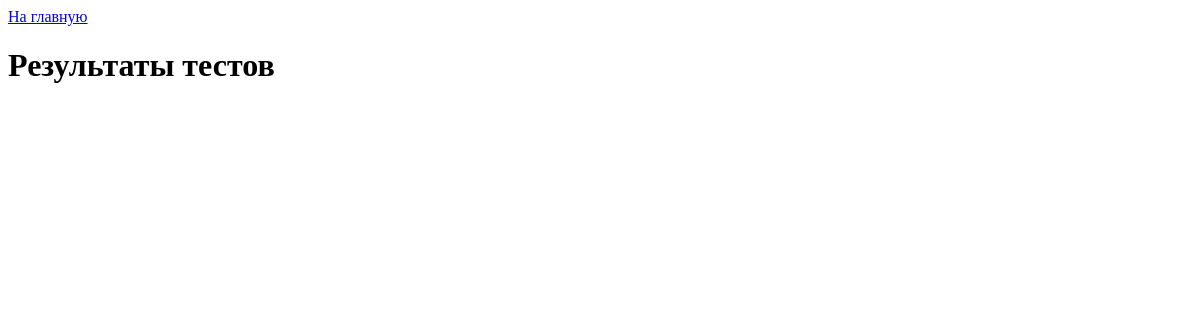
Before: /main/test_results with the older database file.
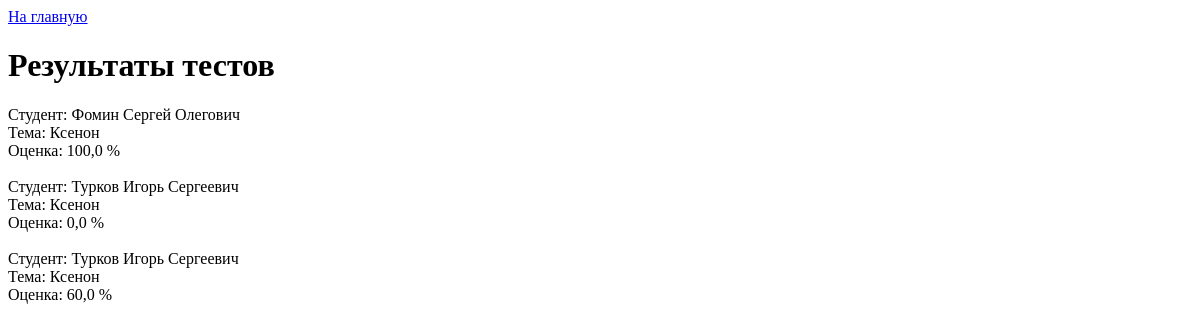
After: the same page with the newer database file.
### main/models.py (models this page shows, shortened)
class results(models.Model):
    theme = models.ForeignKey(to=topic, related_name='theme_res', on_delete=models.CASCADE,)
    student = models.ForeignKey(to=User, related_name='user_res', on_delete=models.CASCADE,)
    grade = models.FloatField('Оценка', null=True)
    class Meta:
        verbose_name = 'Оценка'
        verbose_name_plural = 'Оценки'

class User(AbstractUser):
    USER = 'user_def'
    ADMIN = 'admin'
    MOD = 'mod'
    ROLE_CHOICES = (
    ('user_def','USER'),
    ('mod', 'MOD'),
    ('admin','ADMIN'))
    patronymic = models.CharField('Отчество', max_length=128, null=True)
    role = models.CharField('Роль', choices = ROLE_CHOICES, max_length=128, default = USER)
    class Meta:
        verbose_name = 'Пользователь'
        verbose_name_plural = 'Пользователи'

class topic(models.Model):
    title = models.CharField('Заголовок', max_length=128, unique=True)
    theory = models.FileField('Теория',upload_to='theory', null=True)
    practice = models.ForeignKey(to=practices, related_name='prac_part', on_delete=models.CASCADE)
    def __str__(self):
        return self.title
    class Meta:
        verbose_name = 'Тема'
        verbose_name_plural = 'Темы'

### main/views.py (the view)
# urls.py: path('test_results', views.result_list, name='resultlist')
def result_list(request):
    all_results = results.objects.select_related('theme').select_related('student')
    print(all_results)
    return render(request, 'main/resultlist.html',{'results': all_results})

### main/templates/main/resultlist.html (shortened to what this page needs)
{% extends 'main/layout.html' %}
{% block content %}
<div class = 'results' align="left">
    <a href = "{% url 'menu' %}"> На главную</a><br>
    <h1>Результаты тестов</h1>
        {% for result in results %}
            Студент: {{result.student.last_name}} {{result.student.first_name}} {{result.student.patronymic}}<br>
            Тема: {{result.theme}}<br>
            Оценка: {{result.grade}} %<br>
    <br>
        {% endfor %}
</div>
{% endblock %}

### main/templates/main/layout.html (shortened to what this page needs)
<!doctype html>
<html lang="en">
<head>
</head>
<body>
    {% block content %}
    {% endblock %}
</body>
</html>

Changed rows visible on the page:
added results: student.last_name "Фомин", student.first_name "Сергей", student.patronymic "Олегович", theme "Ксенон", grade "100,0"
added results: student.last_name "Турков", student.first_name "Игорь", student.patronymic "Сергеевич", theme "Ксенон", grade "0,0"
added results: student.last_name "Турков", student.first_name "Игорь", student.patronymic "Сергеевич", theme "Ксенон", grade "60,0"
